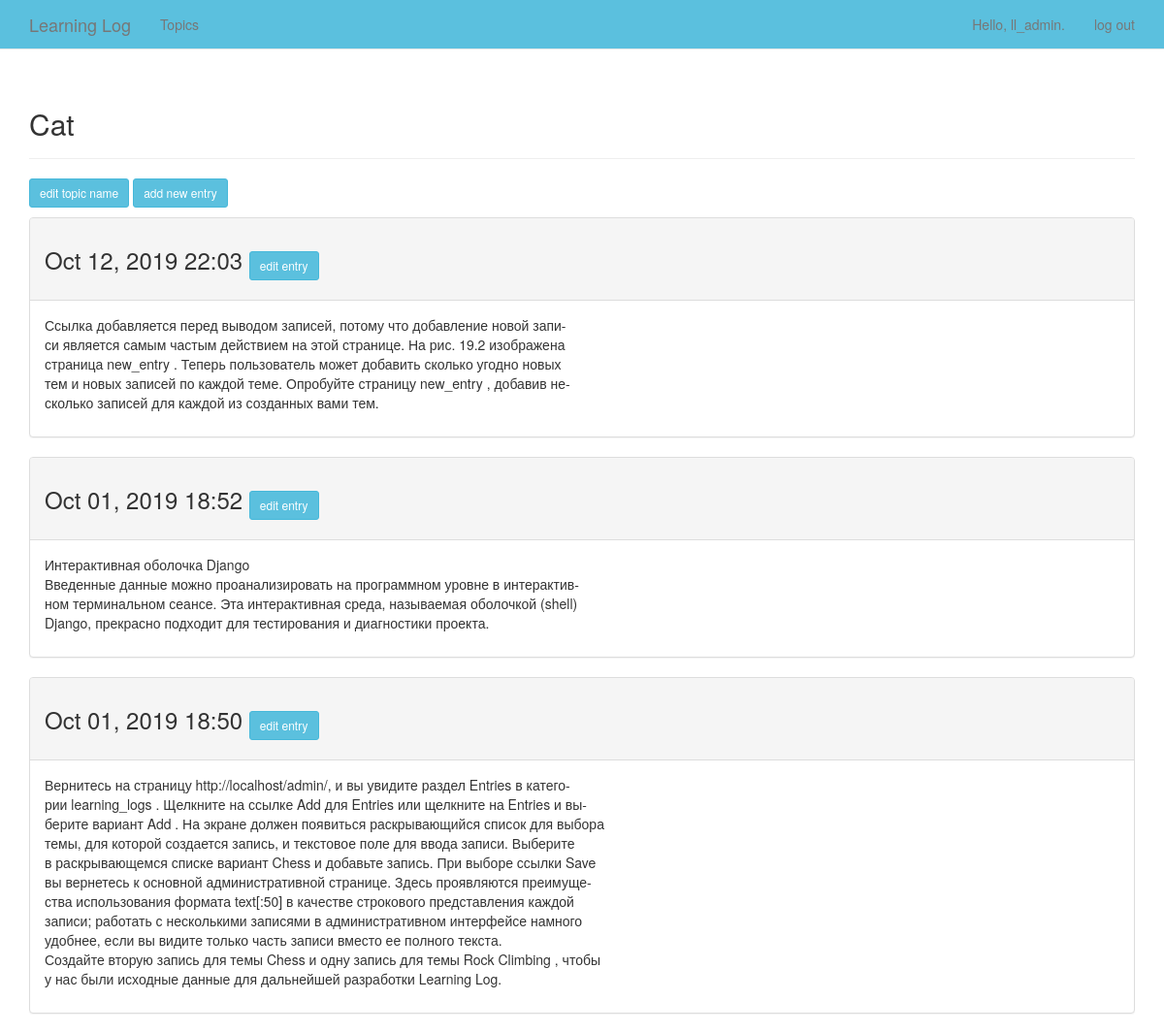
Before: /topics/1/ (signed in) with the older database file.
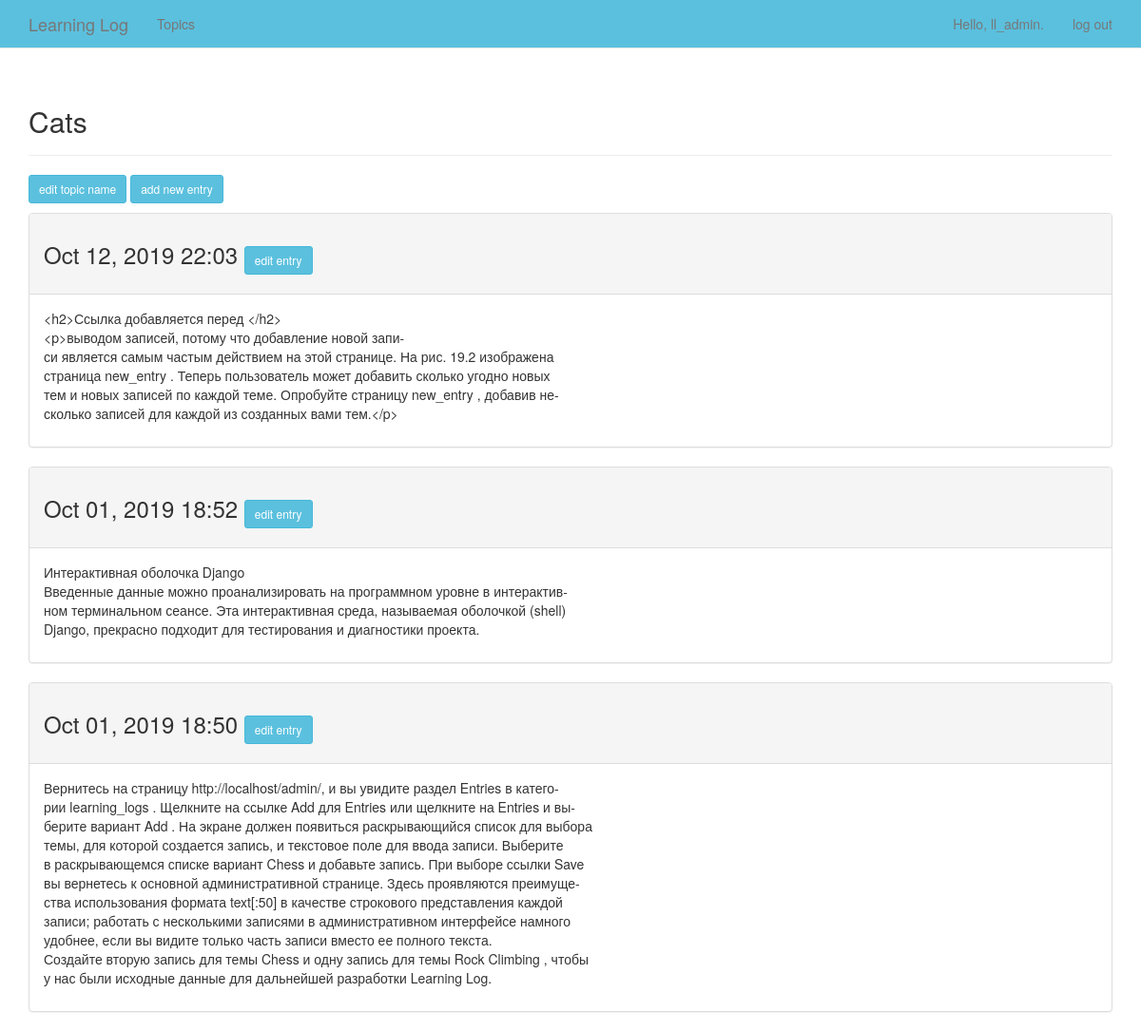
After: the same page with the newer database file.
### learning_logs/models.py (models this page shows, shortened)
class Topic(models.Model):
    text = models.CharField(max_length=200)
    date_added = models.DateTimeField(auto_now_add=True)
    owner = models.ForeignKey(User, on_delete=models.CASCADE)
    def __str__(self):
        return self.text

class Entry(models.Model):
    topic = models.ForeignKey(Topic, on_delete=models.CASCADE, )
    text = models.TextField()
    date_added = models.DateTimeField(auto_now_add=True)
    class Meta:
        verbose_name_plural = 'entries'

### learning_logs/views.py (the view)
# urls.py: path('topics/<int:topic_id>/', views.topic, name='topic'),
@login_required
def topic(request, topic_id):
    topic = Topic.objects.get(id=topic_id)
    if topic.owner != request.user:
        raise Http404
    entries = topic.entry_set.order_by('-date_added')
    context = {'topic': topic, 'entries': entries}
    return render(request, 'learning_logs/topic.html', context)

### learning_logs/templates/learning_logs/topic.html
{% extends "learning_logs/base.html" %}
{% block header %}
<h2>{{ topic }}</h2>
{% endblock header %}
{% block content %}
<p>
    <a href="{% url 'learning_logs:edit_topic' topic.id %}" class="btn btn-info btn-sm">edit topic name</a>
    <a href="{% url 'learning_logs:new_entry' topic.id %}" class="btn btn-info btn-sm">add new entry</a>
</p>
{% for entry in entries %}
<div class="panel panel-default">
    <div class="panel-heading">
        <h3>
            {{ entry.date_added|date:'M d, Y H:i' }}
            <small>
                <a href="{% url 'learning_logs:edit_entry' entry.id %}" class="btn btn-info btn-sm">
                    edit entry</a>
            </small>
        </h3>
    </div>
    <div class="panel-body">
        {{ entry.text|linebreaks }}
    </div>
</div>
{% empty %}
<h3>There are no entries for this topic yet.</h3>
{% endfor %}
{% endblock content %}

Changed rows visible on the page:
changed Topic: text "Cat" → "Cats"
changed Entry: text "Ссылка добавляется перед выводом записей, потому что добавление новой запи- си является самым частым действием на этой странице. На рис. 19.2 изображена страница new_entry . Теперь пользователь может добавить сколько угодно новых тем и новых записей по каждой теме. Опробуйте страницу new_entry , добавив не- сколько записей для каждой из созданных вами тем." → "<h2>Ссылка добавляется перед </h2> <p>выводом записей, потому что добавление новой запи- си является самым частым действием на этой странице. На рис. 19.2 изображена страница new_entry . Теперь пользователь может добавить сколько угодно новых тем и новых записей по каждой теме. Опробуйте страницу new_entry , добавив не- сколько записей для каждой из созданных вами тем.</p>"
